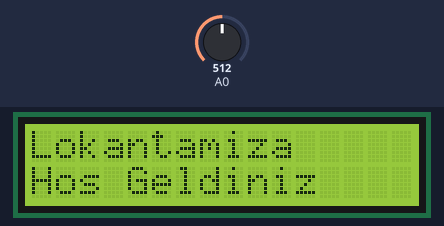
This sketch was run on a simulated Arduino Uno, built with avr-gcc and run on an emulated ATmega328P. On the bench: 16×2 character LCD. The inputs (shaded band) are chosen by the test bench; at power-on: A0 = 512.

Above: at 4.5 s.
At 10.0 s:
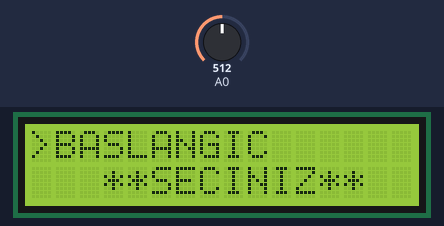
10.1 s: A0 set to 543
12.2 s: A0 set to 567
At 13.5 s:
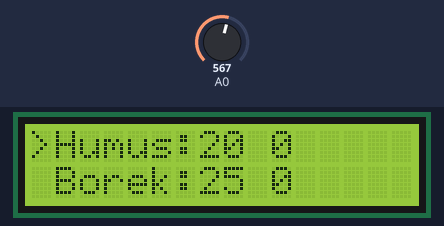
15.2 s: A0 set to 394
At 16.0 s:
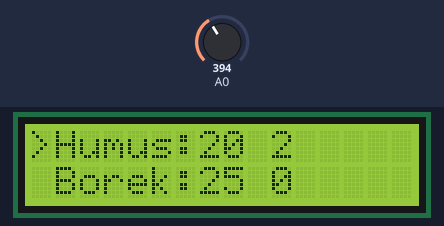
18.2 s: A0 set to 369
At 19.8 s:
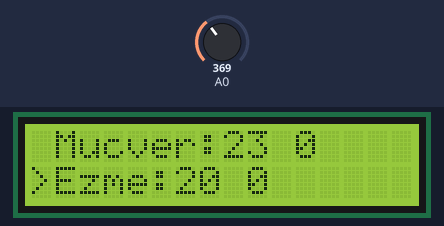
20.6 s: A0 set to 208
22.1 s: A0 set to 181
At 22.39 s:
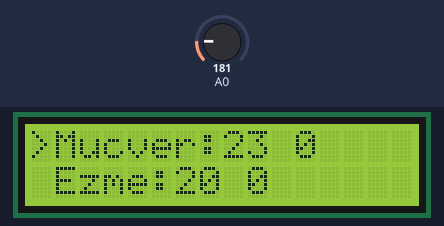
Timing chart, 0 to 25.1 s (numbered marks = the images above; inputs shaded):
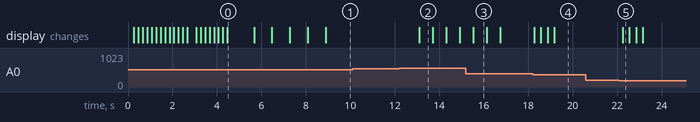

Measured:
- the behaviour switches between 554 and 555 on A0 (found by bisection; images 1 and 2)
- the behaviour switches between 380 and 379 on A0 (found by bisection; images 3 and 4)
- the behaviour switches between 195 and 194 on A0 (found by bisection; images 4 and 5)
- after the input at 10.1 s, every drawn part: stays the same
- after the input at 12.2 s, the display: changes after 0.91 s (image 2)
- after the input at 18.2 s, the display: first changes after 0.07 s (image 4 shows a later state)
- after the input at 20.6 s, every drawn part: stays the same
- after the input at 22.1 s, the display: changes after 0.15 s (image 5)
- what the display in image 0 shows lasts 1.2 s, from 4.5 s to 5.7 s

The sketch:

RestoranMenu.ino
```cpp
#include <LiquidCrystal.h>

LiquidCrystal lcd(8, 9, 4, 5, 6, 7);

#define sag 0
#define ust 1
#define alt 2
#define sol 3
#define secim 4
#define yok 5

#define sens A1

byte durum = 0;
byte menu = 0;
byte alt_durum = 0;
byte ilk_gosterilen = 0;

byte baslangic_sayisi[5] = {0, 0, 0, 0, 0};
byte anayemek_sayisi[5] = {0, 0, 0, 0, 0};
byte corba_sayisi[5] = {0, 0, 0, 0, 0};
byte tatli_sayisi[5] = {0, 0, 0, 0, 0};
byte icecek_sayisi[5] = {0, 0, 0, 0, 0};

const float baslangic_fiyat[5] = {20, 25, 30, 23, 20};
const float anayemek_fiyat[5] = {20, 25, 30, 23, 20};
const float corba_fiyat[5] = {20, 25, 30, 23, 20};
const float tatli_fiyat[5] = {15, 20, 10, 23, 12};
const float icecek_fiyat[5] = {5, 10, 4, 8, 9};

int tus_oku() // Bu fonksiyon, analog pininden gelen değere bağlı olarak hangi tuşun basıldığını belirler.
{
  int okunan = analogRead(0);
  if (okunan > 1000) return yok;
  if (okunan < 50) return sag;
  if (okunan < 195) return ust;
  if (okunan < 380) return alt;
  if (okunan < 555) return sol;
  if (okunan < 790) return secim;
  return yok;
}

void setup() {
  lcd.begin(16, 2); // LCD'yi başlat
  animasyonluGirisEkrani(); // Animasyonlu giriş ekranını göster
  animasyon();
  anaMenuGoster(); // Başlangıçta ana menüyü göster
}

void animasyonluGirisEkrani() {//TEK TEK GELCEK
  lcd.clear();
  const char* mesaj1 = "Lokantamiza";
  const char* mesaj2 = "Hos Geldiniz";

  for (int i = 0; i < strlen(mesaj1); i++) {
    lcd.setCursor(i, 0);
    lcd.print(mesaj1[i]);
    delay(200); // Her harf arasında 200ms gecikme
  }

  for (int i = 0; i < strlen(mesaj2); i++) {
    lcd.setCursor(i, 1);
    lcd.print(mesaj2[i]);
    delay(200); // Her harf arasında 200ms gecikme
  }
  delay(1000); // Mesajı 1 saniye göster
}

void animasyon(){
  lcd.clear();
  lcd.setCursor(4,0),
  lcd.print("LEZZETIN");
  lcd.setCursor(6,1);
  lcd.print("ADRESI");
  //EKRANI KAPAT
  lcd.noDisplay();
  delay(800);
  //EKRANI AÇ
  lcd.display();
  delay(800);

  lcd.clear();//temizler sonra akçakoca myo yazdı
  lcd.setCursor(4,0);
  lcd.print("KEYFIN");
  lcd.setCursor(6,1);
  lcd.print("YOLU");

  //EKRANI KAPAT
  lcd.noDisplay();//: Ekranın kapatılması.
  delay(800);
  //EKRANI AÇ
  lcd.display();//Ekranın tekrar açılması.
  delay(800);
  lcd.clear();//tekrar temizledi ve başa döndü

}

void anaMenuGoster() {
  lcd.clear();
if (durum == 0) {
    lcd.setCursor(0, 0);
    lcd.print(">BASLANGIC");
    lcd.setCursor(3, 1);
    lcd.print("**SECINIZ**");
  } else if (durum == 1) {
    lcd.setCursor(0, 0);
    lcd.print(">ANA YEMEK");
    lcd.setCursor(3, 1);
    lcd.print("**SECINIZ**");
  } else if (durum == 2) {
    lcd.setCursor(0, 0);
    lcd.print(">CORBA");
    lcd.setCursor(3, 1);
    lcd.print("**SECINIZ**");
  }
  else if (durum == 3) {
    lcd.setCursor(0, 0);
    lcd.print(">TATLI");
    lcd.setCursor(3, 1);
    lcd.print("**SECINIZ**");
  }
  else if (durum == 4) {
    lcd.setCursor(0, 0);
    lcd.print(">ICECEK");
    lcd.setCursor(3, 1);
    lcd.print("**SECINIZ**");
  }
}

void altMenuGoster(const char* items[], byte itemCount, byte miktar[]) {
  lcd.clear();
  for (byte i = 0; i < 2 && ilk_gosterilen + i < itemCount; i++) {
    lcd.setCursor(0, i);
    if (alt_durum == ilk_gosterilen + i) {
      lcd.print(">");
    } else {
      lcd.print(" ");
    }
    lcd.print(items[ilk_gosterilen + i]);
    lcd.print(" ");
    lcd.print(miktar[ilk_gosterilen + i]);
  }
}

void toplamFiyatGoster() {
  float toplam_fiyat = 0;

  for (int i = 0; i < 5; i++) {
    toplam_fiyat += baslangic_sayisi[i] * baslangic_fiyat[i];
  }
  for (int i = 0; i < 5; i++) {
    toplam_fiyat += anayemek_sayisi[i] * anayemek_fiyat[i];
  }
  for (int i = 0; i < 5; i++) {
    toplam_fiyat += corba_sayisi[i] * corba_fiyat[i];
  }
  for (int i = 0; i < 5; i++) {
    toplam_fiyat += tatli_sayisi[i] * tatli_fiyat[i];
  }
  for (int i = 0; i < 5; i++) {
    toplam_fiyat += icecek_sayisi[i] * icecek_fiyat[i];
  }

  lcd.clear();
  lcd.setCursor(0, 0);
  lcd.print("Toplam Fiyat:");
  lcd.setCursor(0, 1);
  lcd.print(toplam_fiyat);
  delay(2000); // Toplam fiyatı 2 saniye göster
  anaMenuGoster(); // Ana menüye dön
}

void loop() {

  if (tus_oku() == secim && menu == 0) { // Ana menüde seçim tuşuna basıldıysa alt menüye gir
    menu = 1;
    delay(300);
  }

  while (menu == 1) {
    if (tus_oku() == sag && durum < 4) durum++; // Sağ tuşuna basılırsa menüde ilerle
    if (tus_oku() == sol && durum > 0) durum--; // Sol tuşuna basılırsa menüde geri git
    anaMenuGoster();
    delay(300);
    if (tus_oku() == secim) {
      menu = 2;
      alt_durum = 0;
      ilk_gosterilen = 0;
      delay(300);
    }
  }

  const char* baslangiclar[] = {"Humus:20", "Borek:25", "Haydari:30", "Mucver:23", "Ezme:20"};
  const char* anayemekler[] = {"Iskender:20", "Kebab:25", "Karniyarik:30", "Kofte:23", "Pilav:20"};
  const char* corbalar[] = {"Mercimek:20", "Ezogelin:25", "Tarhana:30", "Tavuk Suyu:23", "Sehriye:20"};
  const char* tatlilar[] = {"Tulumba:15", "Baklava:20", "Kazandibi:10", "Ekler:23", "Sutlac:12"};
  const char* icecekler[] = {"Su:15", "Ayran:20", "Cay:10", "Limonata:23", "Kola:9"};

  while (menu == 2) {// Alt menüde olduğumuz sürece bu döngü çalışır.
    if (tus_oku() == ust && alt_durum > 0) {//yukarı tuşuna basılmışsa ve alt menüdeki pozisyon sıfırdan büyükse.
      alt_durum--;// Alt menüdeki pozisyon bir azaltılır.
      if (alt_durum < ilk_gosterilen) {
        ilk_gosterilen--;//Ekranda gösterilen ilk öğe bir azaltılır.
      }
    }

    if (tus_oku() == alt && alt_durum < (durum == 0 ? sizeof(baslangiclar)/sizeof(baslangiclar[0]) :
                                         (durum == 1 ? sizeof(anayemekler)/sizeof(anayemekler[0]) :
                                         (durum == 2 ? sizeof(corbalar)/sizeof(corbalar[0]) :
                                         (durum == 3 ? sizeof(tatlilar)/sizeof(tatlilar[0]) :
                                         sizeof(icecekler)/sizeof(icecekler[0]))))) - 1) {
      alt_durum++; //Alt menüdeki pozisyon bir artırılır.
      if (alt_durum > ilk_gosterilen + 1) {
        ilk_gosterilen++;//Ekranda gösterilen ilk öğe bir artırılır.
      }
    }
     // Menü kategorisine göre alt menü öğelerini ve miktarlarını gösterir.
    if (durum == 0) {
      altMenuGoster(baslangiclar, sizeof(baslangiclar)/sizeof(baslangiclar[0]), baslangic_sayisi);
    } else if (durum == 1) {
      altMenuGoster(anayemekler, sizeof(anayemekler)/sizeof(anayemekler[0]), anayemek_sayisi);
    } else if (durum == 2) {
      altMenuGoster(corbalar, sizeof(corbalar)/sizeof(corbalar[0]), corba_sayisi);
    } else if (durum == 3) {
      altMenuGoster(tatlilar, sizeof(tatlilar)/sizeof(tatlilar[0]), tatli_sayisi);
    } else if (durum == 4) {
      altMenuGoster(icecekler, sizeof(icecekler)/sizeof(icecekler[0]), icecek_sayisi);
    }

    delay(300);

    if (tus_oku() == secim) { //Eğer seçim tuşuna basılmışsa.
      if (durum == 0) {
        baslangic_sayisi[alt_durum]++;//Başlangıçlar kategorisinde miktar bir artırılır.
      } else if (durum == 1) {
        anayemek_sayisi[alt_durum]++;
      } else if (durum == 2) {
        corba_sayisi[alt_durum]++;
      } else if (durum == 3) {
        tatli_sayisi[alt_durum]++;
      } else if (durum == 4) {
        icecek_sayisi[alt_durum]++;
      }
      delay(300); // Seçim yapıldıktan sonra bekle
    }

    if (tus_oku() == sol) { //Eğer sol tuşuna basılmışsa.
      if (durum == 0 && baslangic_sayisi[alt_durum] > 0) { //Başlangıçlar miktar sıfırdan büyükse bir azaltılır.
        baslangic_sayisi[alt_durum]--;
      } else if (durum == 1 && anayemek_sayisi[alt_durum] > 0) {
        anayemek_sayisi[alt_durum]--;
      } else if (durum == 2 && corba_sayisi[alt_durum] > 0) {
        corba_sayisi[alt_durum]--;
      } else if (durum == 3 && tatli_sayisi[alt_durum] > 0) {
        tatli_sayisi[alt_durum]--;
      } else if (durum == 4 && icecek_sayisi[alt_durum] > 0) {
        icecek_sayisi[alt_durum]--;
      }
      delay(300); // Geri alma işlemi yapıldıktan sonra bekle
    }

    if (tus_oku() == sag) {
      toplamFiyatGoster(); // Toplam fiyatı göster
      menu = 0; // Ana menüye dön
      ilk_gosterilen = 0;
      alt_durum = 0;
      delay(300);
    }
  }
}
```
